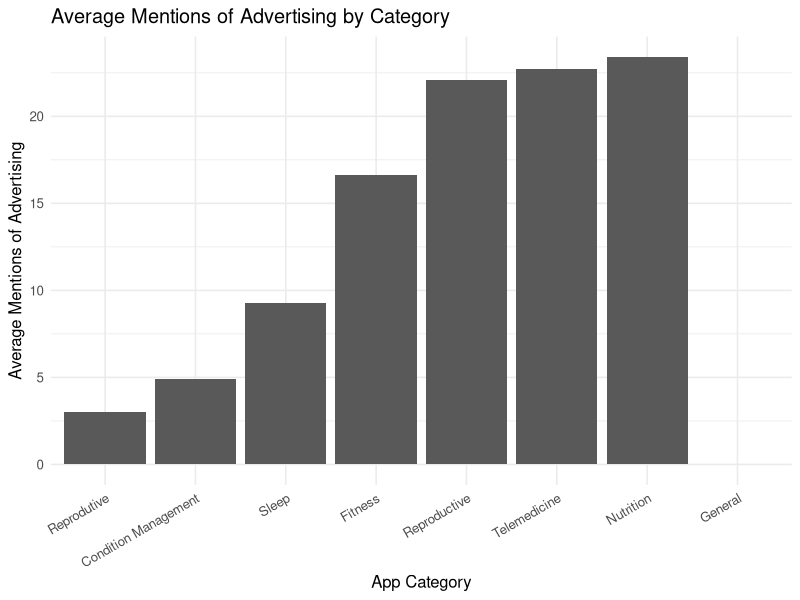
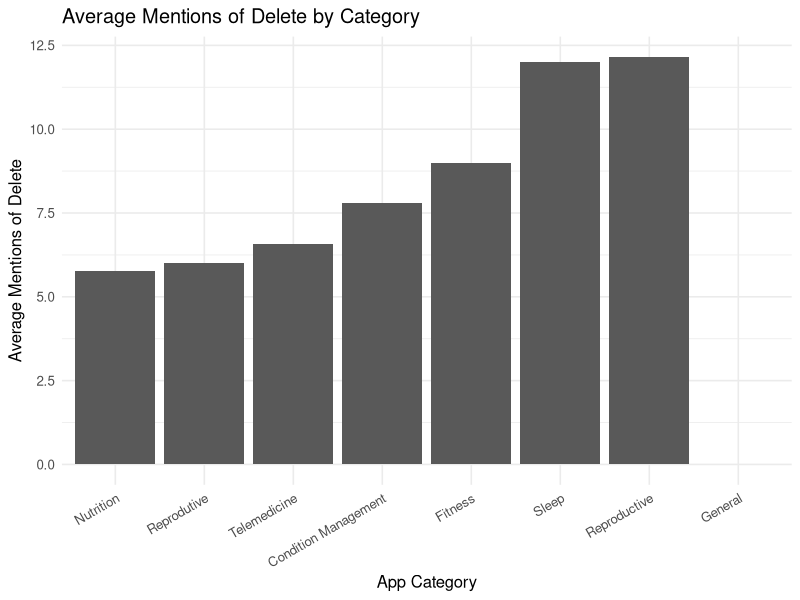
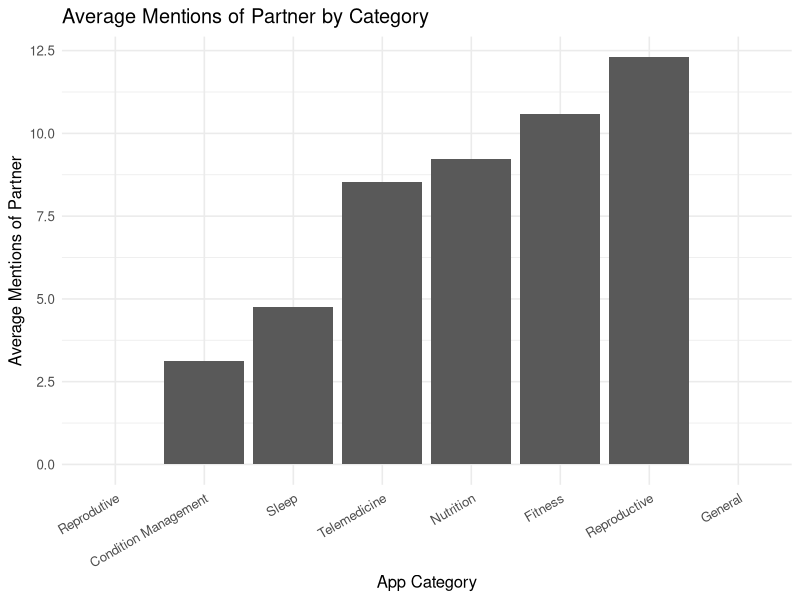
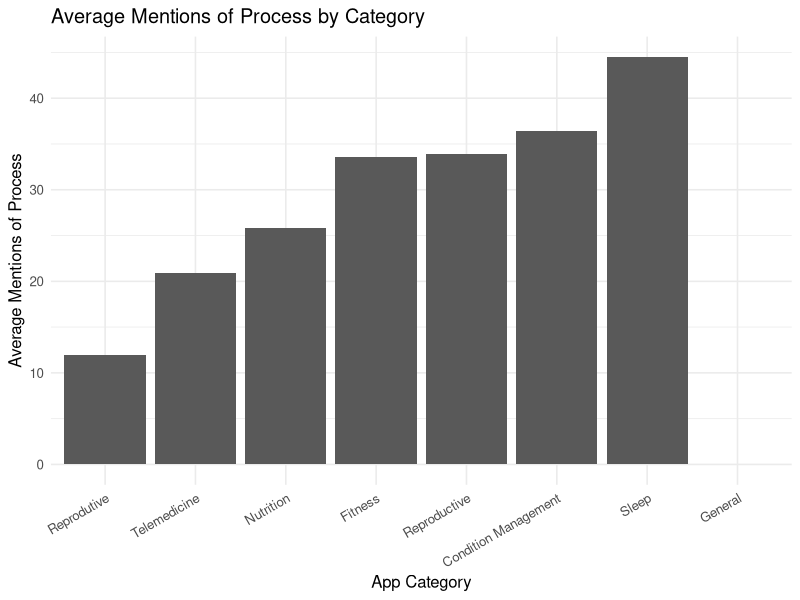
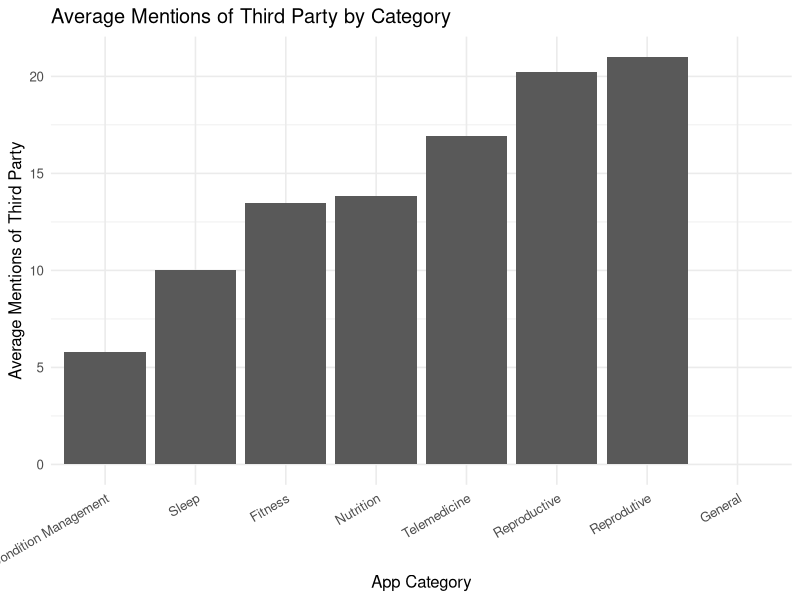

The R script that drew these images, in order:
# AUTHOR: Natalie Miller
# PURPOSE: Create plots measuring frequency of key words
# OUTPUTS:

setwd("~/GitHub/consumer-data/data")

library(tidyverse)
library(readxl)
library(stringr)

# Reading in data
policy.texts <- read.csv("../data/all_privacy_policies.csv")
app.list <- read.csv("../data/privacy_policy_list.csv")

# Clean names of apps in app.list to prepare for merge
app.list <- app.list |>
  mutate(
    app = App.Name |>
      str_replace_all("[^A-Za-z]", ".")
  ) |>
  mutate_all(~str_remove(., "\\.$")) |>
  mutate_all(~str_remove(., "\\.$"))

# Merge app.list and data frame with privacy policies
merged <- app.list |>
  left_join(policy.texts, by="app") |>
  select(app, Category, file, text)

keywords <- merged |>
  mutate(
    count_third_party = str_count(text, regex("third[ -]?party", ignore_case = T)),
    count_partner = str_count(text, regex("partner", ignore_case = T)),
    count_share = str_count(text, regex("share", ignore_case=T)),
    count_process = str_count(text, regex("process", ignore_case = T)),
    count_advert = str_count(text, regex("advert", ignore_case = T)),
    count_delete = str_count(text, regex("delete", ignore_case = T))
  ) |>
  mutate(
    count_all_share = count_third_party + count_partner + count_share
  ) |>
  select(-file, -text)

keywords_by_category <- keywords |>
  group_by(Category) |>
  summarize(
    third_party = as.numeric(mean(count_third_party)),
    partner = as.numeric(mean(count_partner)),
    share = as.numeric(mean(count_share)),
    process = as.numeric(mean(count_process)),
    advert = as.numeric(mean(count_advert)),
    delete = as.numeric(mean(count_delete)),
    all_share = as.numeric(mean(count_all_share))
  )

third_party_plot <- ggplot(keywords_by_category, aes(x = reorder(Category, third_party), y = third_party)) +
  geom_col(show.legend=F) +
  labs(
    title = "Average Mentions of Third Party by Category",
    x = "App Category",
    y = "Average Mentions of Third Party"
  ) +
  theme_minimal(base_size = 12) +
  theme(axis.text.x = element_text(angle = 30, hjust = 1))

partner_plot <- ggplot(keywords_by_category, aes(x = reorder(Category, partner), y = partner)) +
  geom_col(show.legend=F) +
  labs(
    title = "Average Mentions of Partner by Category",
    x = "App Category",
    y = "Average Mentions of Partner"
  ) +
  theme_minimal(base_size = 12) +
  theme(axis.text.x = element_text(angle = 30, hjust = 1))

share_plot <- ggplot(keywords_by_category, aes(x = reorder(Category, share), y = share)) +
  geom_col(show.legend=F) +
  labs(
    title = "Average Mentions of Share by Category",
    x = "App Category",
    y = "Average Mentions of Share"
  ) +
  theme_minimal(base_size = 12) +
  theme(axis.text.x = element_text(angle = 30, hjust = 1))

process_plot <- ggplot(keywords_by_category, aes(x = reorder(Category, process), y = process)) +
  geom_col(show.legend=F) +
  labs(
    title = "Average Mentions of Process by Category",
    x = "App Category",
    y = "Average Mentions of Process"
  ) +
  theme_minimal(base_size = 12) +
  theme(axis.text.x = element_text(angle = 30, hjust = 1))

advert_plot <- ggplot(keywords_by_category, aes(x = reorder(Category, advert), y = advert)) +
  geom_col(show.legend=F) +
  labs(
    title = "Average Mentions of Advertising by Category",
    x = "App Category",
    y = "Average Mentions of Advertising"
  ) +
  theme_minimal(base_size = 12) +
  theme(axis.text.x = element_text(angle = 30, hjust = 1))

delete_plot <- ggplot(keywords_by_category, aes(x = reorder(Category, delete), y = delete)) +
  geom_col(show.legend=F) +
  labs(
    title = "Average Mentions of Delete by Category",
    x = "App Category",
    y = "Average Mentions of Delete"
  ) +
  theme_minimal(base_size = 12) +
  theme(axis.text.x = element_text(angle = 30, hjust = 1))

ggsave("../figures/advert_mentions.png", plot=advert_plot)
ggsave("../figures/delete_mentions.png", plot=delete_plot)
ggsave("../figures/partner_mentions.png", plot=partner_plot)
ggsave("../figures/process_mentions.png", plot=process_plot)
ggsave("../figures/third_party_mentions.png", plot=third_party_plot)